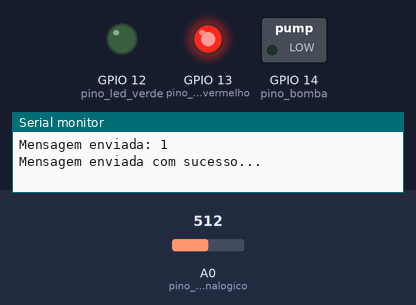
Bench run of a sketch on a simulated ESP8266 (NodeMCU). Shown: switched loads named in the sketch (green lamp = pin HIGH), output pins drawn as LEDs (lit = HIGH), the last lines printed to the serial monitor. Inputs (shaded band) come from the test bench; at power-on: A0 (pino_sinal_analogico) = 512. WiFi joins after 1.5 s; servers stay silent unless stated; no MQTT or app messages arrive unless stated.

Above: at 2.7 s.
2.8 s: A0 (pino_sinal_analogico) set to 481
At 12.8 s:
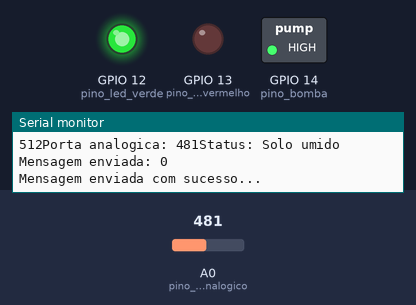
13.1 s: A0 (pino_sinal_analogico) set to 510
At 22.8 s:
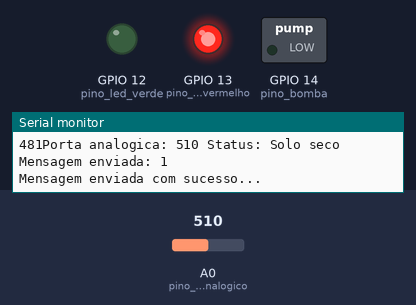
23.1 s: A0 (pino_sinal_analogico) set to 490
At 31.9 s:
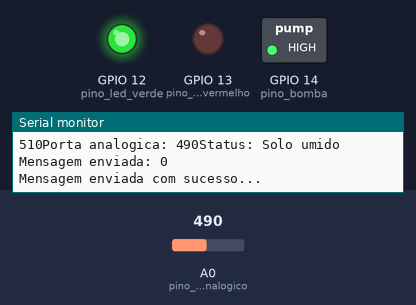
Timing chart, 0 to 33.4 s (numbered marks = the images above; inputs shaded):
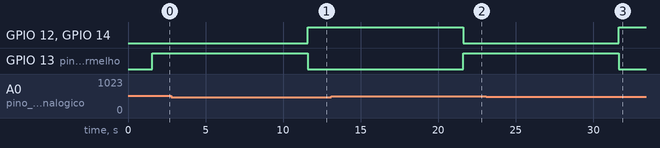

Measured:
- the behaviour switches between 500 and 499 on A0 (pino_sinal_analogico) (found by bisection; images 0 and 1)
- after the input at 2.8 s, GPIO 12 (pino_led_verde), GPIO 14 (pino_bomba): LOW → HIGH after 8.8 s; GPIO 13 (pino_led_vermelho): HIGH → LOW after 8.8 s
- after the input at 13.1 s, GPIO 12 (pino_led_verde), GPIO 14 (pino_bomba): HIGH → LOW after 8.5 s; GPIO 13 (pino_led_vermelho): LOW → HIGH after 8.5 s
- after the input at 23.1 s, GPIO 12 (pino_led_verde), GPIO 14 (pino_bomba): LOW → HIGH after 8.6 s; GPIO 13 (pino_led_vermelho): HIGH → LOW after 8.6 s

The sketch:

C_digo_irriga__o_automatizada.ino
```cpp
#include <ESP8266WiFi.h>
#include <PubSubClient.h>


#define pino_sinal_analogico A0

#define pino_led_vermelho 13 //5
#define pino_led_verde 12 //7
#define pino_bomba 14 //8 14

//Variáveis
int valor_analogico;
String strMSG = "0";
char mensagem[30];


const char* ssid = "Hayanne";
const char* password =  "D@rc2961";

const char* mqttServer = "driver.cloudmqtt.com";
const char* mqttUser = "urxhvxbl";
const char* mqttPassword = "9qbWP_T0cJ96";
const int mqttPort = 18728;
const char* mqttTopicSub = "jardim/bomba";

WiFiClient espClient;
PubSubClient client(espClient);


void setup() {
  Serial.begin(9600);
  pinMode(pino_sinal_analogico, INPUT);
  pinMode(pino_led_vermelho, OUTPUT);
  pinMode(pino_led_verde, OUTPUT);
  pinMode(pino_bomba, OUTPUT);

  WiFi.begin(ssid, password);

  Serial.print("Entrando no Setup");

  while (WiFi.status() != WL_CONNECTED) {
    delay(500);
#ifdef DEBUG
    Serial.println("Aguarde! Conectando ao WiFi...");
#endif
  }
#ifdef DEBUG
  Serial.println("Conectado na rede WiFi com sucesso!");
#endif

  client.setServer(mqttServer, mqttPort);
  client.setCallback(callback);

  while (!client.connected()) {
#ifdef DEBUG
    Serial.println("Conectando ao Broker MQTT...");
#endif

    if (client.connect("ESP8266Client", mqttUser, mqttPassword )) {
#ifdef DEBUG
      Serial.println("Conectado com sucesso");
#endif

    } else {
#ifdef DEBUG
      Serial.print("falha estado  ");
      Serial.print(client.state());
#endif
      delay(2000);
    }
  }


  client.subscribe(mqttTopicSub);

}

void loop() {

  if (!client.connected()) {
    Serial.print("Passou no Connected");
    reconect();

  }

  Serial.print(valor_analogico);
  //Lendo o valor do pino A0 do sensor para detecção
  valor_analogico = analogRead(pino_sinal_analogico);


  Serial.print("Porta analogica: ");
  Serial.print(valor_analogico);


    if (valor_analogico >= 0 && valor_analogico < 500)
    {
      Serial.println("Status: Solo umido");

      digitalWrite (pino_led_vermelho, LOW);
      digitalWrite (pino_led_verde, HIGH);
      digitalWrite (pino_bomba, HIGH);


      sprintf(mensagem, "0");
      Serial.print("Mensagem enviada: ");
      Serial.println(mensagem);
      client.publish("jardim/bomba", mensagem);
      Serial.println("Mensagem enviada com sucesso...");

    }


    if (valor_analogico >= 500 && valor_analogico <= 1024)
    {
      Serial.println(" Status: Solo seco");

      digitalWrite (pino_led_verde, LOW);
      digitalWrite (pino_led_vermelho, HIGH);
      digitalWrite (pino_bomba, LOW);


      sprintf(mensagem, "1");
      Serial.print("Mensagem enviada: ");
      Serial.println(mensagem);
      client.publish("jardim/bomba", mensagem);
      Serial.println("Mensagem enviada com sucesso...");

    }
  delay(10000);

  client.loop();

}

void callback(char* topic, byte* payload, unsigned int length) {


  payload[length] = '\0';
  strMSG = String((char*)payload);

#ifdef DEBUG
  Serial.print("Mensagem chegou do tópico: ");
  Serial.println(topic);
  Serial.print("Mensagem:");
  Serial.print(strMSG);
  Serial.println();
  Serial.println("-----------------------");
#endif

}


void reconect() {

  while (!client.connected()) {
#ifdef DEBUG
    Serial.print("Tentando conectar ao servidor MQTT");
#endif

    bool conectado = strlen(mqttUser) > 0 ?
                     client.connect("ESP8266Client", mqttUser, mqttPassword) :
                     client.connect("ESP8266Client");

    if (conectado) {
#ifdef DEBUG
      Serial.println("Conectado!");
#endif

      client.subscribe(mqttTopicSub, 1); //nivel de qualidade: QoS 1
    } else {
#ifdef DEBUG
      Serial.println("Falha durante a conexão.Code: ");
      Serial.println( String(client.state()).c_str());
      Serial.println("Tentando novamente em 10 s");
#endif

      delay(5000);
    }
  }
}
```
